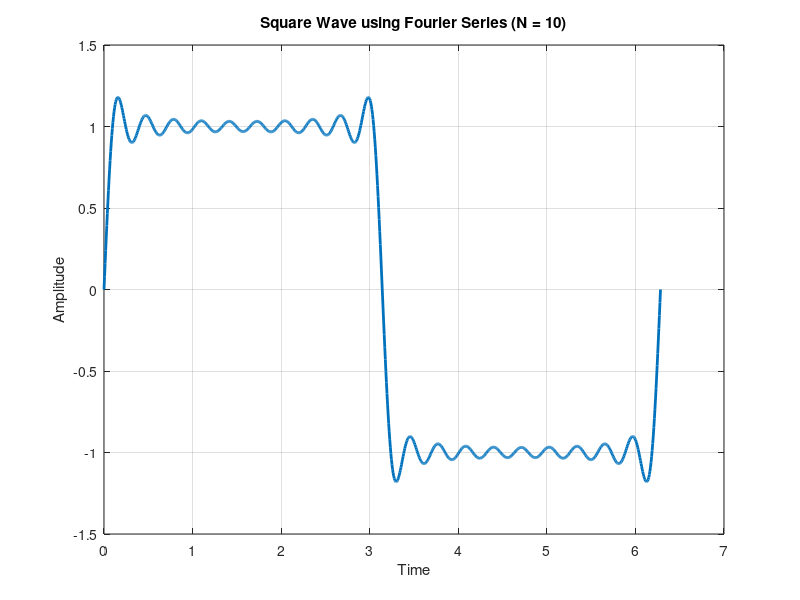

Here is the MATLAB script that generated this plot:
% Square Wave using Fourier Series
clc;
clear;

% Parameters
T = 2*pi;         % Time period
t = linspace(0, T, 1000); % Time vector
N = 10;           % Number of terms in the Fourier series
square_wave = zeros(size(t)); % Initialize square wave

% Fourier series summation (odd harmonics only)
for k = 1:2:2*N-1
    square_wave = square_wave + (1/k)*sin(k*t);
end

% Multiply by constant
square_wave = (4/pi)*square_wave;

% Plot the result
plot(t, square_wave, 'LineWidth', 2);
xlabel('Time');
ylabel('Amplitude');
title(['Square Wave using Fourier Series (N = ', num2str(N), ')']);
grid on;
